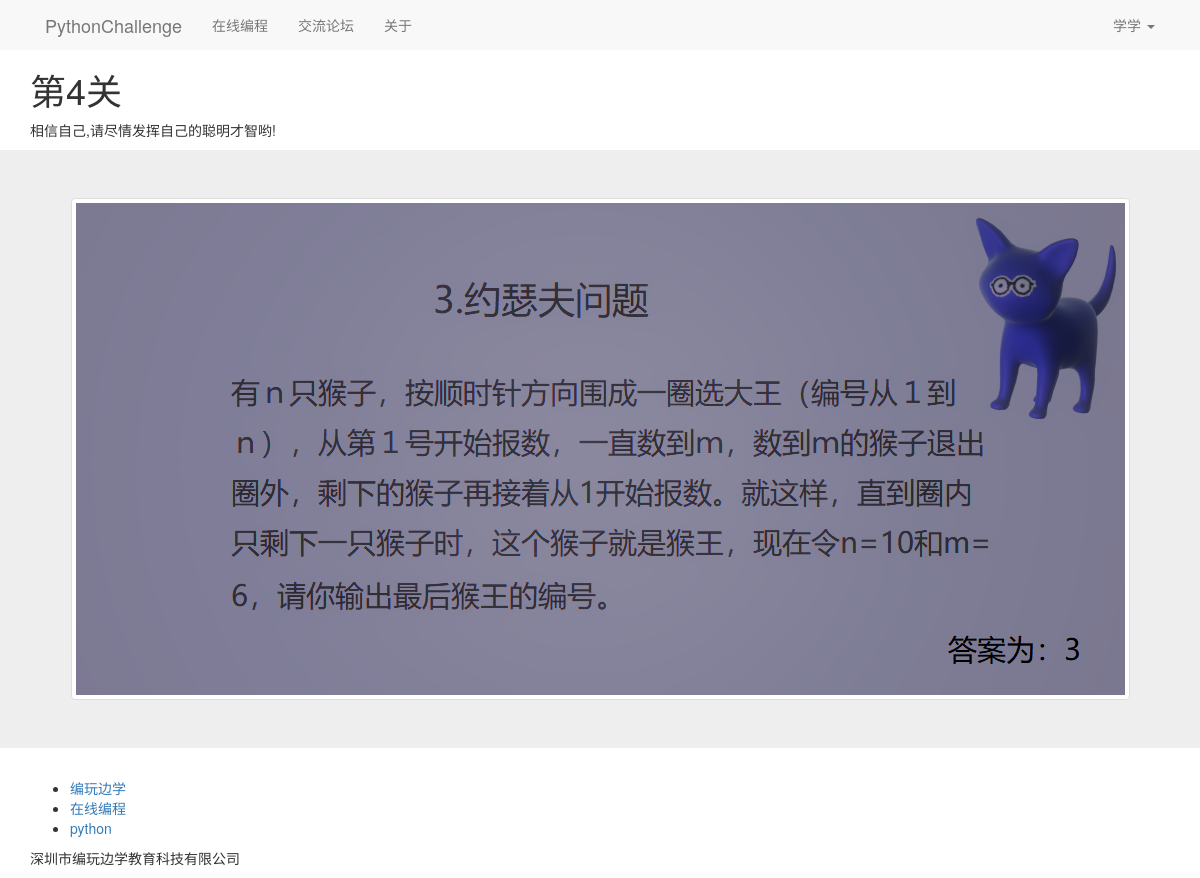
The app's page /challenge/381654729 (signed in) with its own data.
### main.py (models this page shows)
class User(db.Model):
    __tablename__ = 'users'
    id = db.Column(db.Integer, primary_key=True)
    username = db.Column(db.String(16), nullable=False, unique=True)
    password = db.Column(db.String(100), nullable=False)
    email = db.Column(db.String(64), nullable=True)
    address = db.Column(db.String(50), nullable=True)
    info = db.Column(db.String(100), nullable=True)
    stage = db.Column(db.Integer, default='0')
    real_avatar = db.Column(db.String(100), default='/static/avatar/code.png')

class Challenge(db.Model):
    __tablename__ = 'challenge'
    id = db.Column(db.Integer, primary_key=True)
    answer = db.Column(db.String(100), nullable=False)
    photo = db.Column(db.String(100), nullable=False)

### main.py (the view)
@app.route('/challenge/<answer>')
def challenge(answer):
    chapter = Challenge.query.filter(Challenge.answer == answer).first()
    if chapter:
        photo = chapter.photo
        chapter_id = chapter.id
        user_id = session.get('user_id')
        if user_id:
            user = User.query.filter(User.id == user_id).first()
            user.stage = answer
            db.session.commit()
        return render_template('challenge.html', chapter_id=chapter_id, photo=photo)
    else:
        return "<h2>答案错误,请返回重新尝试!</h2>"

### main.py (called while the page is built)
@app.context_processor
def my_context_processor():
    user_id = session.get('user_id')
    if user_id:
        user = User.query.filter(User.id == user_id).first()
        if user:
            return {'um': user}
    return {}

### templates/challenge.html
{% extends "base.html" %}
{% block content %}
    <div class="bs-docs-header" id="content" tabindex="-1">
      <div class="container">
        <h1>第{{ chapter_id }}关</h1>
        <p>相信自己,请尽情发挥自己的聪明才智哟!</p>
      </div>
    </div>
        <div class="jumbotron" align="center">
            <img class="img-thumbnail" src="{{ url_for("static",filename=photo) }}">
        </div>
{% endblock %}

### templates/base.html (shortened to what this page needs)
<!DOCTYPE html>
<html lang="zh-CN">
<head>
    <link href="https://cdn.jsdelivr.net/npm/bootstrap@3.3.7/dist/css/bootstrap.min.css" rel="stylesheet">
    <link href="https://v3.bootcss.com//assets/css/docs.min.css" rel="stylesheet">
</head>
<body>
<nav class="nav navbar-default">
    <div class="container">
        <div class="navbar-header">
            <a class="navbar-brand" href="{{ url_for('index') }}">PythonChallenge</a>
        </div>
        <div class="collapse navbar-collapse" id="bs-example-navbar-collapse-1">
            <ul class="nav navbar-nav">
                <li ><a href="https://study.codepku.com/python/create_first"  target="_blank">在线编程</a>
                </li>
                {% if um %}
                    <li><a href="{{ url_for("forum_index") }}">交流论坛</a></li>
                {% else %}
                    <li><a href="{{ url_for("login") }}">交流论坛</a></li>
                {% endif %}
                <li ><a href="#">关于</a>
            </ul>
            <ul class="nav navbar-nav navbar-right">
                {% if um %}
                    <li class="dropdown">
                        <a href="#" class="dropdown-toggle" data-toggle="dropdown" role="button"
                           aria-haspopup="true" aria-expanded="false">{{ um.username }} <span class="caret"></span></a>
                    </li>
                {% else %}
                    <li><a href="{{ url_for('login') }}">登录</a></li>
                    <li><a href="{{ url_for('register') }}">注册</a></li>
                {% endif %}
            </ul>
        </div>
    </div>
</nav>
{% block content -%}
{%- endblock content %}
<footer class="bs-docs-footer">
  <div class="container">
    <ul class="bs-docs-footer-links">
      <li><a href="https://www.codepku.com">编玩边学</a></li>
      <li><a href="https://study.codepku.com/python/create_first">在线编程</a></li>
      <li><a href="http://www.python.org">python</a></li>
    </ul>
    <p>深圳市编玩边学教育科技有限公司</p>
  </div>
</footer>
</body>
</html>

### records on screen
User: username "学学"
Challenge: photo (picture)

### other values on screen
{{ chapter_id }} "4"
